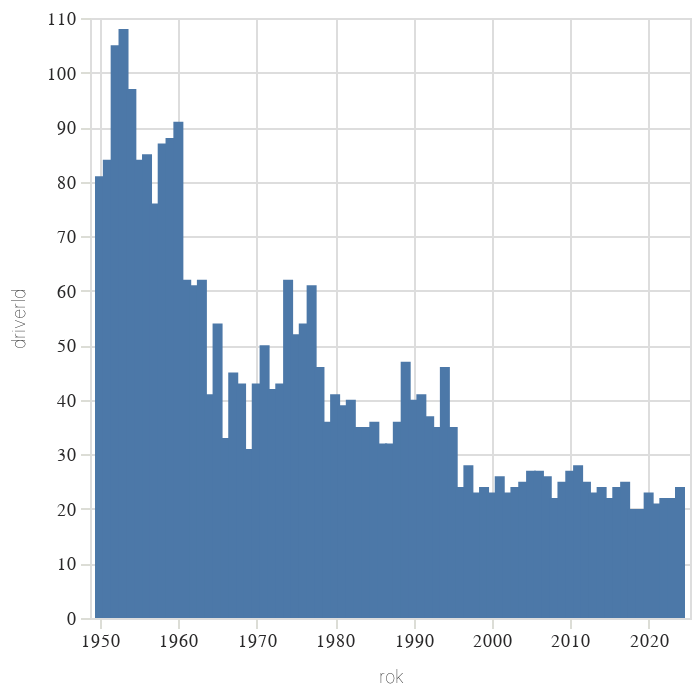

Notebook code cell kept with this figure:
### Code cell
alt.Chart(alt_friendly(df.group_by("year").agg(pl.col("driverId").unique().len()).sort(by="year").rename({"year":"rok"}))).mark_bar(
).encode(
    alt.X("rok:T"),
    alt.Y("driverId:Q")
)

### Figure 1 — Vega-Lite specification as saved in the notebook (floating-point values rounded to 4 significant figures)
{"config": {"title": {"font": "Noticia Text", "fontSize": 11.5, "anchor": "start", "lineHeight": 19, "fontWeight": "bolder", "subtitleFont": "Noticia Text", "subtitleFontSize": 10, "subtitleLineHeight": 15, "subtitlePadding": 10, "dy": -10, "color": "#292829", "subtitleColor": "#292829"}, "axis": {"labelFont": "Asap", "titleFont": "Asap", "fontWeight": "lighter", "titleFontWeight": "lighter", "labelFontSize": 9, "titleFontSize": 9, "labelPadding": 2, "titlePadding": 9, "domainOpacity": 0, "tickColor": "#DCDDD6", "labelColor": "#292829"}, "legend": {"labelFont": "Asap", "labelFontWeight": "normal", "titleFont": "Asap", "titleFontWeight": "normal", "labelFontSize": 9, "titleFontSize": 9, "labelColor": "#292829"}}, "data": {"name": "data-7709096198d6a28200668ea538193186"}, "mark": {"type": "bar"}, "encoding": {"x": {"field": "rok", "type": "temporal"}, "y": {"field": "driverId", "type": "quantitative"}}, "$schema": "https://vega.github.io/schema/vega-lite/v5.8.0.json", "datasets": {"data-7709096198d6a28200668ea538193186": [{"rok": "", "driverId": 1}, {"rok": "1950-01-01T00:00:00", "driverId": 81}, {"rok": "1951-01-01T00:00:00", "driverId": 84}, {"rok": "1952-01-01T00:00:00", "driverId": 105}, {"rok": "1953-01-01T00:00:00", "driverId": 108}, {"rok": "1954-01-01T00:00:00", "driverId": 97}, {"rok": "1955-01-01T00:00:00", "driverId": 84}, {"rok": "1956-01-01T00:00:00", "driverId": 85}, {"rok": "1957-01-01T00:00:00", "driverId": 76}, {"rok": "1958-01-01T00:00:00", "driverId": 87}, {"rok": "1959-01-01T00:00:00", "driverId": 88}, {"rok": "1960-01-01T00:00:00", "driverId": 91}, {"rok": "1961-01-01T00:00:00", "driverId": 62}, {"rok": "1962-01-01T00:00:00", "driverId": 61}, {"rok": "1963-01-01T00:00:00", "driverId": 62}, {"rok": "1964-01-01T00:00:00", "driverId": 41}, {"rok": "1965-01-01T00:00:00", "driverId": 54}, {"rok": "1966-01-01T00:00:00", "driverId": 33}, {"rok": "1967-01-01T00:00:00", "driverId": 45}, {"rok": "1968-01-01T00:00:00", "driverId": 43}, {"rok": "1969-01-01T00:00:00", "driverId": 31}, {"rok": "1970-01-01T00:00:00", "driverId": 43}, {"rok": "1971-01-01T00:00:00", "driverId": 50}, {"rok": "1972-01-01T00:00:00", "driverId": 42}, {"rok": "1973-01-01T00:00:00", "driverId": 43}, {"rok": "1974-01-01T00:00:00", "driverId": 62}, {"rok": "1975-01-01T00:00:00", "driverId": 52}, {"rok": "1976-01-01T00:00:00", "driverId": 54}, {"rok": "1977-01-01T00:00:00", "driverId": 61}, {"rok": "1978-01-01T00:00:00", "driverId": 46}, {"rok": "1979-01-01T00:00:00", "driverId": 36}, {"rok": "1980-01-01T00:00:00", "driverId": 41}, {"rok": "1981-01-01T00:00:00", "driverId": 39}, {"rok": "1982-01-01T00:00:00", "driverId": 40}, {"rok": "1983-01-01T00:00:00", "driverId": 35}, {"rok": "1984-01-01T00:00:00", "driverId": 35}, {"rok": "1985-01-01T00:00:00", "driverId": 36}, {"rok": "1986-01-01T00:00:00", "driverId": 32}, {"rok": "1987-01-01T00:00:00", "driverId": 32}, {"rok": "1988-01-01T00:00:00", "driverId": 36}, {"rok": "1989-01-01T00:00:00", "driverId": 47}, {"rok": "1990-01-01T00:00:00", "driverId": 40}, {"rok": "1991-01-01T00:00:00", "driverId": 41}, {"rok": "1992-01-01T00:00:00", "driverId": 37}, {"rok": "1993-01-01T00:00:00", "driverId": 35}, {"rok": "1994-01-01T00:00:00", "driverId": 46}, {"rok": "1995-01-01T00:00:00", "driverId": 35}, {"rok": "1996-01-01T00:00:00", "driverId": 24}, {"rok": "1997-01-01T00:00:00", "driverId": 28}, {"rok": "1998-01-01T00:00:00", "driverId": 23}, {"rok": "1999-01-01T00:00:00", "driverId": 24}, {"rok": "2000-01-01T00:00:00", "driverId": 23}, {"rok": "2001-01-01T00:00:00", "driverId": 26}, {"rok": "2002-01-01T00:00:00", "driverId": 23}, {"rok": "2003-01-01T00:00:00", "driverId": 24}, {"rok": "2004-01-01T00:00:00", "driverId": 25}, {"rok": "2005-01-01T00:00:00", "driverId": 27}, {"rok": "2006-01-01T00:00:00", "driverId": 27}, {"rok": "2007-01-01T00:00:00", "driverId": 26}, {"rok": "2008-01-01T00:00:00", "driverId": 22}, {"rok": "2009-01-01T00:00:00", "driverId": 25}, {"rok": "2010-01-01T00:00:00", "driverId": 27}, {"rok": "2011-01-01T00:00:00", "driverId": 28}, {"rok": "2012-01-01T00:00:00", "driverId": 25}, {"rok": "2013-01-01T00:00:00", "driverId": 23}, {"rok": "2014-01-01T00:00:00", "driverId": 24}, {"rok": "2015-01-01T00:00:00", "driverId": 22}, {"rok": "2016-01-01T00:00:00", "driverId": 24}, {"rok": "2017-01-01T00:00:00", "driverId": 25}, {"rok": "2018-01-01T00:00:00", "driverId": 20}, {"rok": "2019-01-01T00:00:00", "driverId": 20}, {"rok": "2020-01-01T00:00:00", "driverId": 23}, {"rok": "2021-01-01T00:00:00", "driverId": 21}, {"rok": "2022-01-01T00:00:00", "driverId": 22}, {"rok": "2023-01-01T00:00:00", "driverId": 22}, {"rok": "2024-01-01T00:00:00", "driverId": 24}]}}
